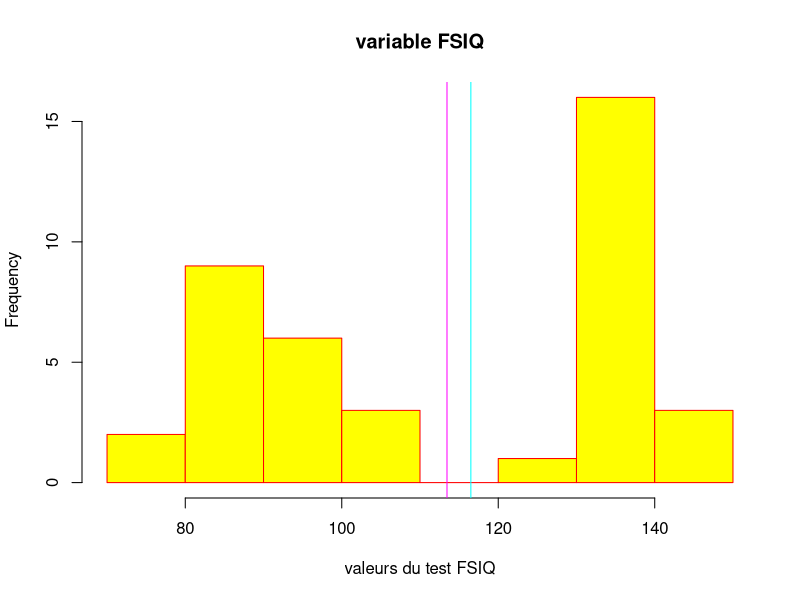
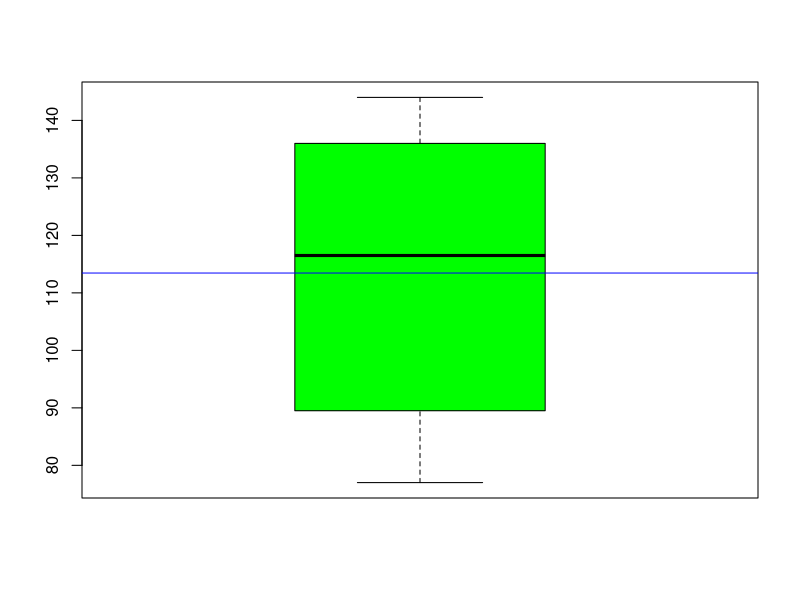
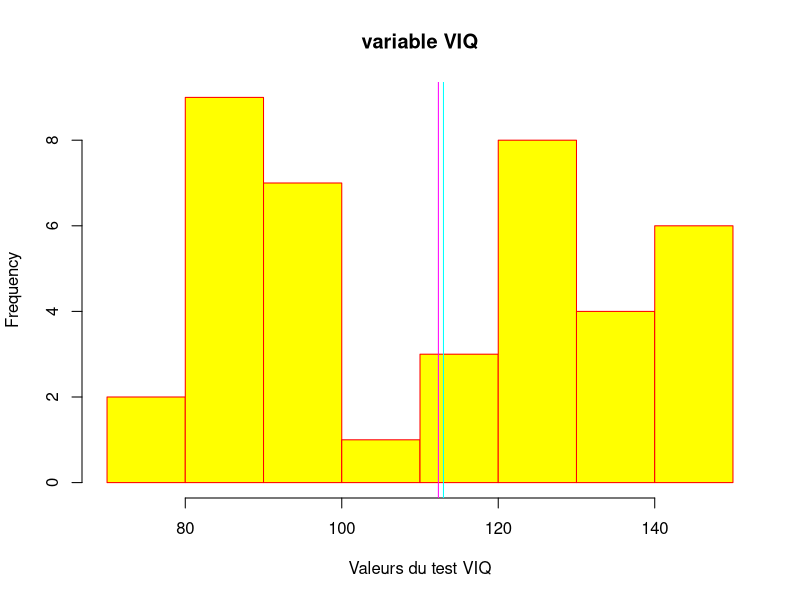
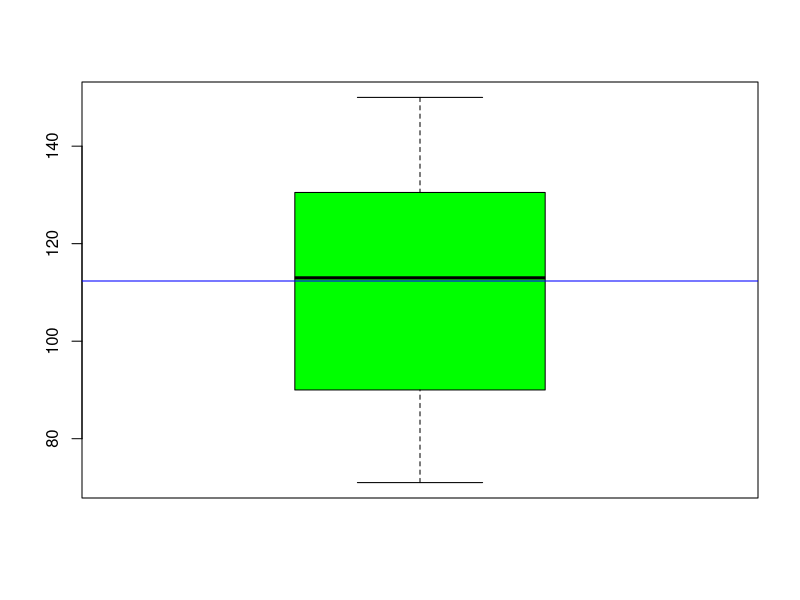
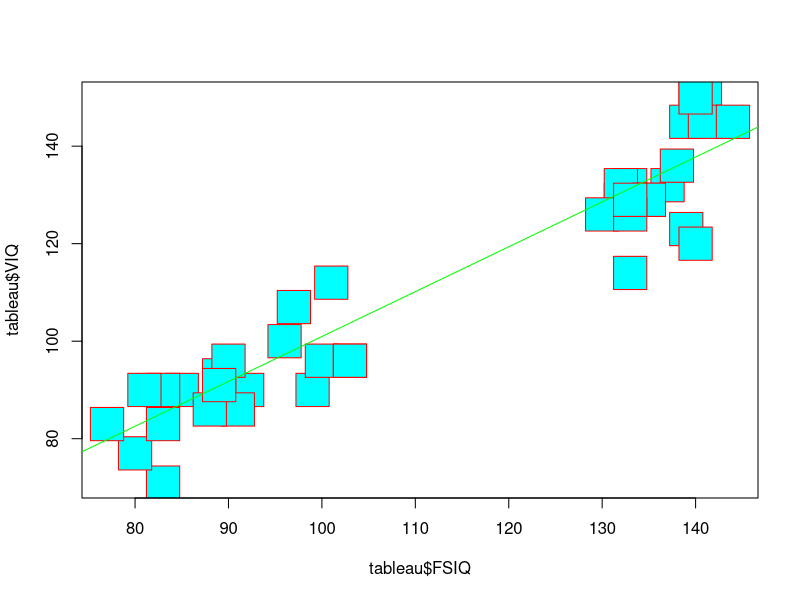
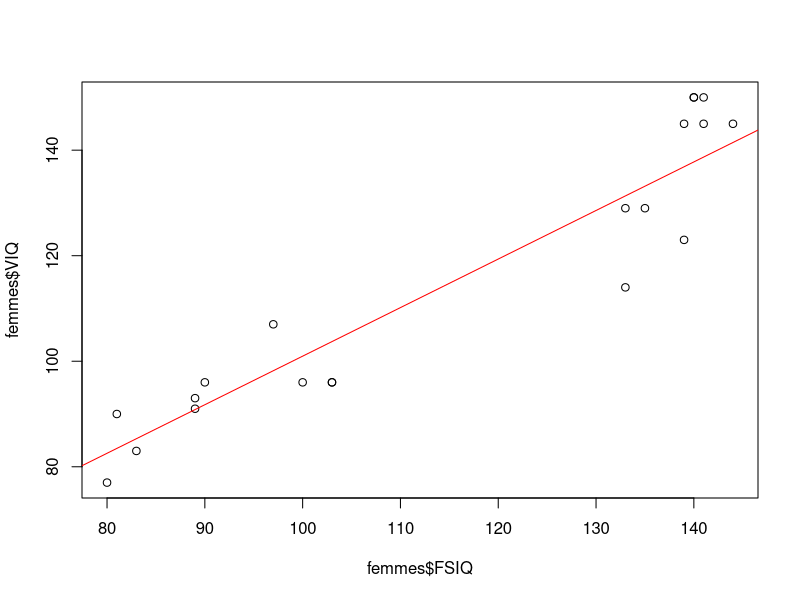
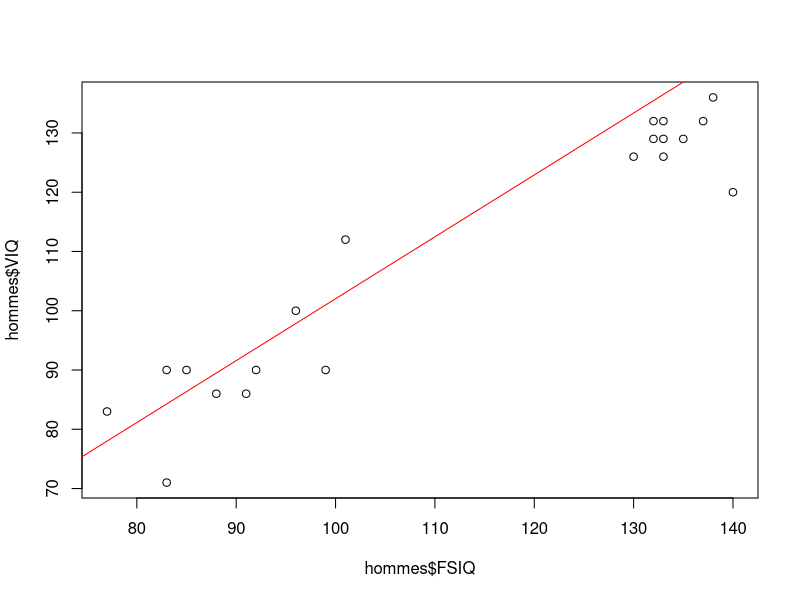
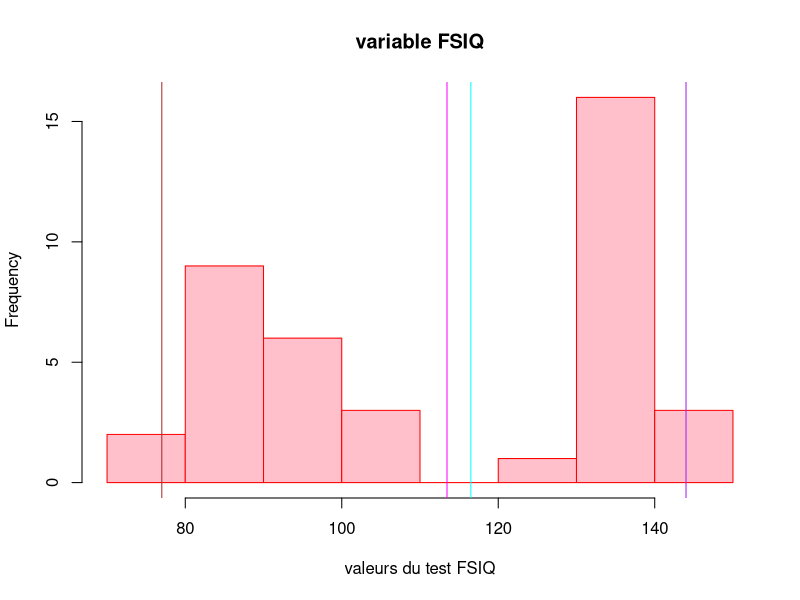

The R script that drew these images, in order:
## ---- chunk 1
knitr::opts_chunk$set(
	echo = TRUE,
	message = TRUE,
	warning = TRUE
)
## ---- chunk 2
# Ouvrir le fichier de données
tableau <- read.csv("Data/data.csv", sep = ";", dec = ".")

# Statistiques descriptive simple
summary(tableau)
## ---- chunk 3
#plot(Tableau$FSIQ)
hist(
  tableau$FSIQ,
  main = "variable FSIQ",
  col = "yellow",
  border = "red",
  xlab = "valeurs du test FSIQ"
)
abline(v = mean(tableau$FSIQ), col = "magenta")
abline(v = median(tableau$FSIQ), col = "cyan")

boxplot(tableau$FSIQ, col = "green")
abline(h = mean(tableau$FSIQ), col = "blue")

hist(
  tableau$VIQ,
  main = "variable VIQ",
  col = "yellow",
  border = "red",
  xlab = "Valeurs du test VIQ"
)
abline(v = mean(tableau$VIQ), col = "magenta")
abline(v = median(tableau$VIQ), col = "cyan")

boxplot(tableau$VIQ, col = "green")
abline(h = mean(tableau$VIQ), col = "blue")
## ---- chunk 4
## plot 2 à 2
femmes <- tableau[tableau$Gender == 1, ]
hommes <- tableau[tableau$Gender == 0, ]
plot(
  tableau$FSIQ,
  tableau$VIQ,
  pch = 22 ,
  #0 à 25
  col = "red",
  #couleur du marqueur
  bg = "cyan",
  #20 -> 25
  cex = 5,
)

relation <- lm(femmes$FSIQ ~ femmes$VIQ)

abline(relation, col = "green")
## ---- chunk 5
femmes <- tableau[tableau$Gender == 1, ]
hommes <- tableau[tableau$Gender == 0, ]

cor.test(femmes$FSIQ, femmes$VIQ)
cor.test(hommes$FSIQ, hommes$VIQ)

plot(femmes$FSIQ, femmes$VIQ)
abline(lm(femmes$FSIQ ~ femmes$VIQ), col = "red")

plot(hommes$FSIQ, hommes$VIQ)
abline(lm(hommes$FSIQ ~ hommes$VIQ), col = "red")
## ---- chunk 6
#### FSIQ
hist(
  tableau$FSIQ,
  main = "variable FSIQ",
  col = "pink",
  border = "red",
  xlab = "valeurs du test FSIQ"
)
abline(v = min(tableau$FSIQ), col = "brown")
abline(v = max(tableau$FSIQ), col = "purple")
abline(v = mean(tableau$FSIQ), col = "magenta")
abline(v = median(tableau$FSIQ), col = "cyan")

boxplot(tableau$FSIQ, col = "white")
abline(h = mean(tableau$FSIQ), col = "blue")
abline(h = median(tableau$FSIQ), col = "orange")

## ---- chunk 7
plot(
  tableau$FSIQ,
  tableau$VIQ,
  pch = 22 ,
  #0 à 25
  col = "red",
  #couleur du marqueur
  bg = "cyan",
  #20 -> 25
  cex = 5,
)

femmes <- tableau[tableau$Gender == 1, ]
hommes <- tableau[tableau$Gender == 0, ]

cor.test(femmes$FSIQ, femmes$VIQ)
cor.test(hommes$FSIQ, hommes$VIQ)

plot(femmes$FSIQ, femmes$VIQ)
abline(lm(femmes$FSIQ ~ femmes$VIQ), col = "red")

plot(hommes$FSIQ, hommes$VIQ)
abline(lm(hommes$FSIQ ~ hommes$VIQ), col = "red")

## ---- chunk 8
#### VIQ
hist(
  tableau$VIQ,
  main = "variable VIQ",
  col = "pink",
  border = "red",
  xlab = "valeurs du test VIQ"
)
abline(v = min(tableau$VIQ), col = "brown")
abline(v = max(tableau$VIQ), col = "purple")
abline(v = mean(tableau$VIQ), col = "magenta")
abline(v = median(tableau$VIQ), col = "cyan")

boxplot(tableau$VIQ, col = "white")
abline(h = mean(tableau$VIQ), col = "blue")
abline(h = median(tableau$VIQ), col = "orange")
## ---- chunk 9
plot(
  tableau$VIQ,
  tableau$PIQ,
  pch = 22 ,
  #0 à 25
  col = "red",
  #couleur du marqueur
  bg = "cyan",
  #20 -> 25
  cex = 5,
)

femmes <- tableau[tableau$Gender == 1, ]
hommes <- tableau[tableau$Gender == 0, ]

cor.test(femmes$VIQ, femmes$PIQ)
cor.test(hommes$VIQ, hommes$PIQ)

plot(femmes$VIQ, femmes$PIQ)
abline(lm(femmes$VIQ ~ femmes$PIQ), col = "red")

plot(hommes$VIQ, hommes$PIQ)
abline(lm(hommes$VIQ ~ hommes$PIQ), col = "red")
## ---- chunk 10
#### PIQ
hist(
  tableau$PIQ,
  main = "variable PIQ",
  col = "pink",
  border = "red",
  xlab = "valeurs du test PIQ"
)
abline(v = min(tableau$PIQ), col = "brown")
abline(v = max(tableau$PIQ), col = "purple")
abline(v = mean(tableau$PIQ), col = "magenta")
abline(v = median(tableau$PIQ), col = "cyan")

boxplot(tableau$PIQ, col = "white")
abline(h = mean(tableau$PIQ), col = "blue")
abline(h = median(tableau$PIQ), col = "orange")

plot(
  tableau$PIQ,
  tableau$FSIQ,
  pch = 22 ,
  #0 à 25
  col = "red",
  #couleur du marqueur
  bg = "cyan",
  #20 -> 25
  cex = 5,
)

femmes <- tableau[tableau$Gender == 1, ]
hommes <- tableau[tableau$Gender == 0, ]

cor.test(femmes$FSIQ, femmes$PIQ)
cor.test(hommes$FSIQ, hommes$PIQ)

plot(femmes$FSIQ, femmes$PIQ)
abline(lm(femmes$FSIQ ~ femmes$PIQ), col = "red")

plot(hommes$FSIQ, hommes$PIQ)
abline(lm(hommes$FSIQ ~ hommes$PIQ), col = "red")

## ---- chunk 11
#### Weight
hist(
  tableau$Weight,
  main = "variable Weight",
  col = "pink",
  border = "red",
  xlab = "valeurs du test Weight"
)
abline(v = min(tableau$Weight, na.rm = TRUE), col = "brown")
abline(v = max(tableau$Weight, na.rm = TRUE), col = "purple")
abline(v = mean(tableau$Weight, na.rm = TRUE), col = "magenta")
abline(v = median(tableau$Weight, na.rm = TRUE), col = "cyan")

boxplot(tableau$Weight, col = "white")
abline(h = mean(tableau$Weight, na.rm = TRUE), col = "blue")
abline(h = median(tableau$Weight), col = "orange")
## ---- chunk 12
#### Height
hist(
  tableau$Height,
  main = "variable Height",
  col = "pink",
  border = "red",
  xlab = "valeurs du test Height"
)
abline(v = min(tableau$Height, na.rm = TRUE), col = "brown")
abline(v = max(tableau$Height, na.rm = TRUE), col = "purple")
abline(v = mean(tableau$Height, na.rm = TRUE), col = "magenta")
abline(v = median(tableau$Height, na.rm = TRUE), col = "cyan")

boxplot(tableau$Height, col = "white")
abline(h = mean(tableau$Height, na.rm = TRUE), col = "blue")
abline(h = median(tableau$Height, na.rm = TRUE), col = "orange")
## ---- chunk 13
#### MRI_Count
hist(
  tableau$MRI_Count,
  main = "variable MRI_Count",
  col = "pink",
  border = "red",
  xlab = "valeurs du test MRI_Count"
)
abline(v = min(tableau$MRI_Count), col = "brown")
abline(v = max(tableau$MRI_Count), col = "purple")
abline(v = mean(tableau$MRI_Count), col = "magenta")
abline(v = median(tableau$MRI_Count), col = "cyan")

boxplot(tableau$MRI_Count, col = "white")
abline(h = mean(tableau$MRI_Count), col = "blue")
abline(h = median(tableau$MRI_Count), col = "orange")
